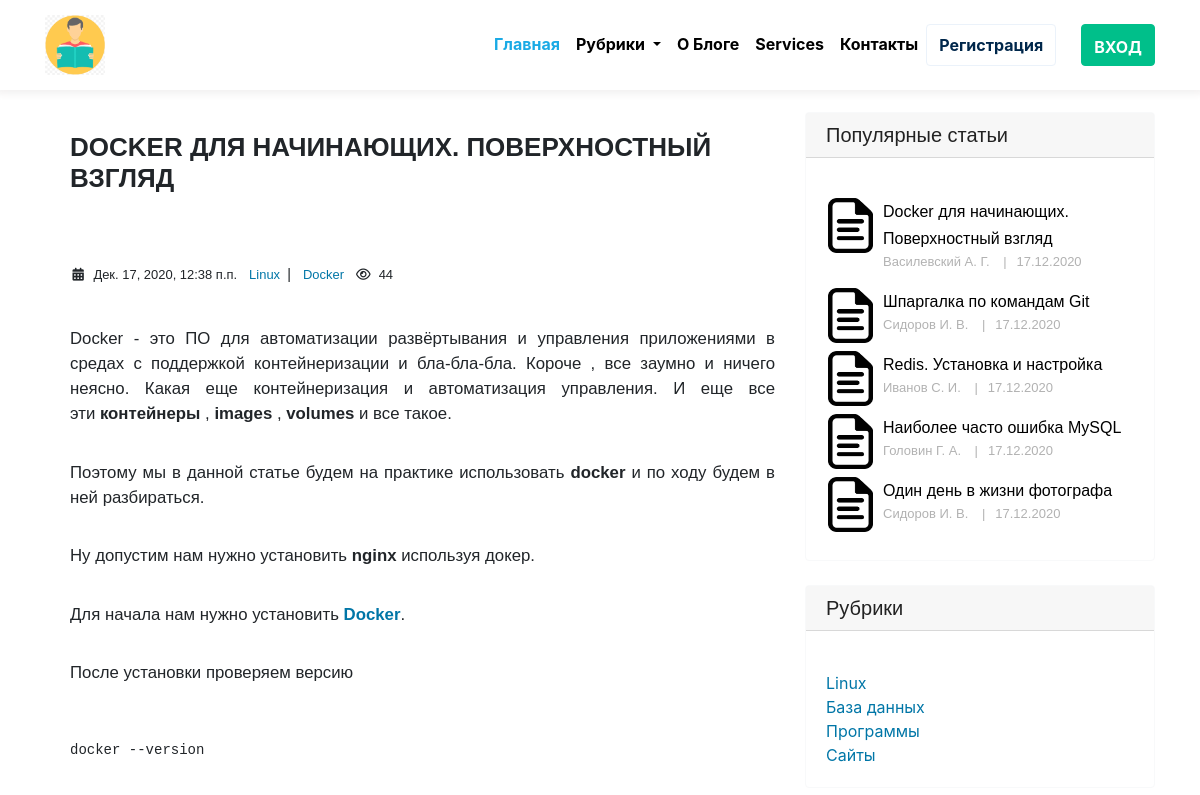
/post/docker-dlya-nachinayushih-poverhnostnyj-vzglyad/ (upper part), run on an earlier commit of the app's database.
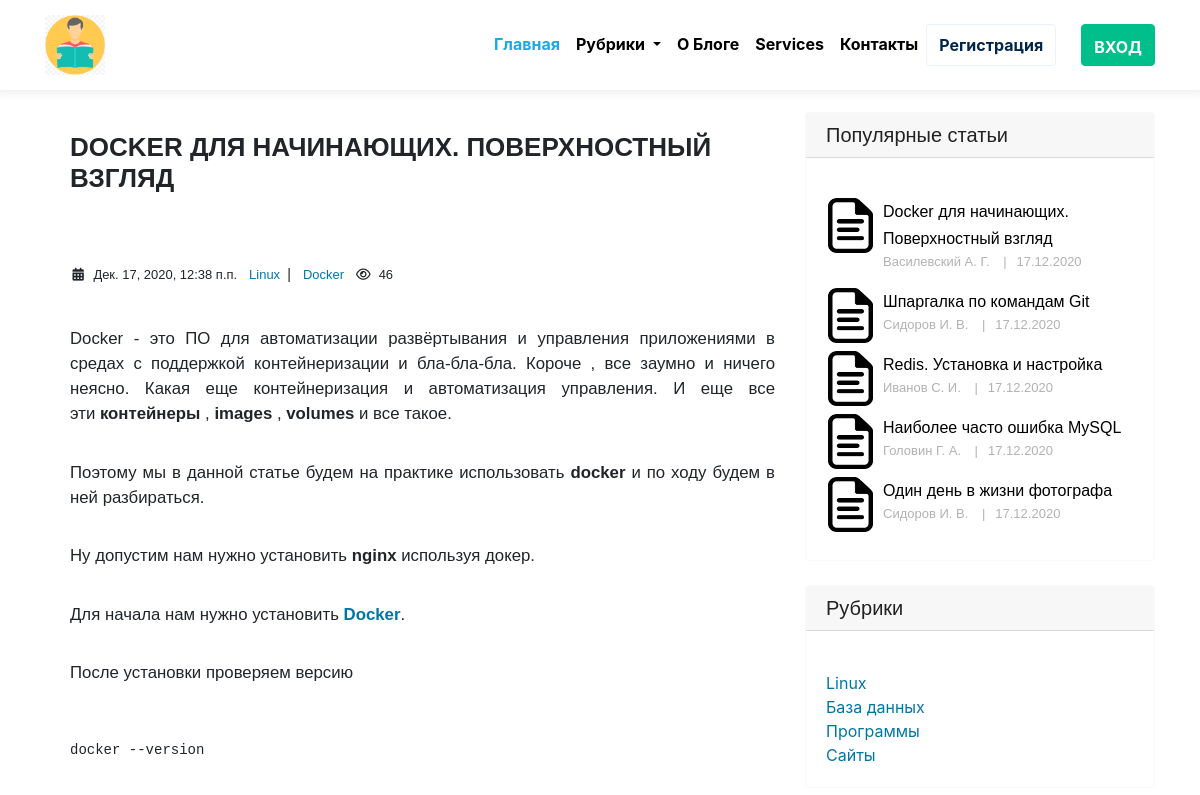
And on a later commit of the database.
### blog/models.py (models this page shows, shortened)
class Post(models.Model):
    title = models.CharField(max_length=255, verbose_name='Наименование')
    slug = models.SlugField(max_length=255, verbose_name='Url', unique=True)
    author = models.CharField(max_length=100, verbose_name='Автор')
    content = models.TextField()
    created_at = models.DateTimeField(auto_now_add=True, verbose_name='Опубликовано')
    photo = models.ImageField(upload_to='photos/%Y/%m/%d/', blank=True, verbose_name='Фото')
    views = models.IntegerField(default=0, verbose_name='Кол-во просмотров')
    category = models.ForeignKey(Category, on_delete=models.PROTECT, related_name='posts', verbose_name='Категория')
    tags = models.ManyToManyField(Tag, blank=True, related_name='posts', verbose_name='Tags')
    status = models.BooleanField(default=False, verbose_name='Статус')
    def get_absolute_url(self):
        return reverse('post', kwargs={"slug": self.slug})
    class Meta:
        verbose_name = 'Статья(ю)'
        verbose_name_plural ='Статьи'
        ordering = ['-created_at']

class Category(models.Model):
    title = models.CharField(max_length=255, verbose_name='Наименование')
    slug = models.SlugField(max_length=255, verbose_name='Url', unique=True)
    def __str__(self):
        return self.title
    def get_absolute_url(self):
        return reverse('category', kwargs={"slug": self.slug})
    class Meta:
        verbose_name = 'Категория(ю)'
        verbose_name_plural ='Категории'
        ordering = ['title']

### blog/views.py (the view)
# urls.py: path('post/<str:slug>/', post_detail, name='post'),
def post_detail(request, slug):
    template_name = 'blog/single.html'
    post = get_object_or_404(Post, slug=slug, status=True)
    comments = post.comments.filter(active=True)
    new_comment = None
    initial = {'post': post.pk}
    if request.user.is_authenticated:
        initial['name'] = request.user.username
        initial['email'] = request.user.email
        form_class = UserCommentForm
    else:
        form_class = GuestCommentForm
    form =form_class(initial=initial)
    if request.method == 'POST':
        comment_form = form_class(data=request.POST)
        if comment_form.is_valid():
            new_comment = comment_form.save(commit=False)
            new_comment.post = post
            new_comment.save()
    else:
        comment_form =  form
    return render(request, template_name, {'post': post,
                                           'comments': comments,
                                           'new_comment': new_comment,
                                           'comment_form': comment_form})

### blog/models.py (called while the page is built)
    def get_absolute_url(self):
        return reverse('tag', kwargs={"slug": self.slug})

### blog/templatetags/category.py (called while the page is built)
@register.inclusion_tag('blog/category_tpl.html')
def show_category():
    categories = Category.objects.all()
    return {"categories": categories}

@register.inclusion_tag('blog/menu_category_tpl.html')
def show_menu_category():
    categories = Category.objects.all()
    return {"categories": categories}

### blog/templatetags/sidebar.py (called while the page is built)
@register.inclusion_tag('blog/popular_posts_tpl.html')
def get_popular(cnt=3):
    posts = Post.objects.filter(status=True).order_by('-views')[:cnt]
    return {"posts": posts}

@register.inclusion_tag('blog/tags_tpl.html')
def get_tags():
    tags = Tag.objects.all()
    return {"tags": tags}

### subscription/templatetags/subscription_tags.py (called while the page is built)
@register.inclusion_tag("subscription/tags/form.html")
def subscription_form():
    return {"subscription_form": SubscriptionForm()}

### blog/templates/blog/single.html (shortened to what this page needs)
{% extends 'base.html' %}
{% load static %}
{% load sidebar %}
{% load category %}
{% load crispy_forms_tags %}
{% block content %}
 <div class="container">
    <div class="row">
      <div class="col-md-8">
         <div class="single-content">
            <h1> {{ post.title }}</h1>
            <div class="detail-post">
              <div class="article-category">
                <span><i class="fa fa-calendar fa-fw"></i>&nbsp;&nbsp;{{ post.created_at }}</span>
                &nbsp;&nbsp;<a href="{{ post.category.get_absolute_url }}">{{ post.category }}&nbsp;&nbsp;</a>|
              {% if post.tags.exists %}
                  {% for tag in post.tags.all %}
                      &nbsp;&nbsp;<a href="{{ tag.get_absolute_url }}">{{ tag.title }}</a>
                  {% endfor %}
              {% endif %}
              <span>&nbsp;&nbsp;<i class="fa fa-eye fa-fw"></i>&nbsp;&nbsp;{{ post.views }}</span></div>
            </div>
            {{ post.content|safe }}
         </div>
      </div>
      <div class="col-md-4">
        <div class="sider-content">
          {% get_popular 5 %}
          {% show_category %}
        </div>
      </div>
    </div>
  </div>
{% endblock %}

### blog/templates/blog/popular_posts_tpl.html
{% load static %}
<div class="card border-light my-4">
    <h5 class="card-header">Популярные статьи</h5>
    <div class="card-body">
        {% for post in posts %}
        <div class="portfolio-item-popular">
            <img src="{% static 'img/paper-icon.png' %}" alt="{{ post.title }}">
            <div class="portfolio-text">
                <h5><a href="{{ post.get_absolute_url }}">{{ post.title }}</a></h5>
                <p>{{ post.author }} <span>|</span>{{ post.created_at|date:"d.m.Y" }}</p>
            </div>
        </div>
        {% endfor %}
    </div>
  </div>

What changed in the data, as far as the page shows it:
changed Post "Docker для начинающих. Поверхностный взгляд": views "44" → "46"
